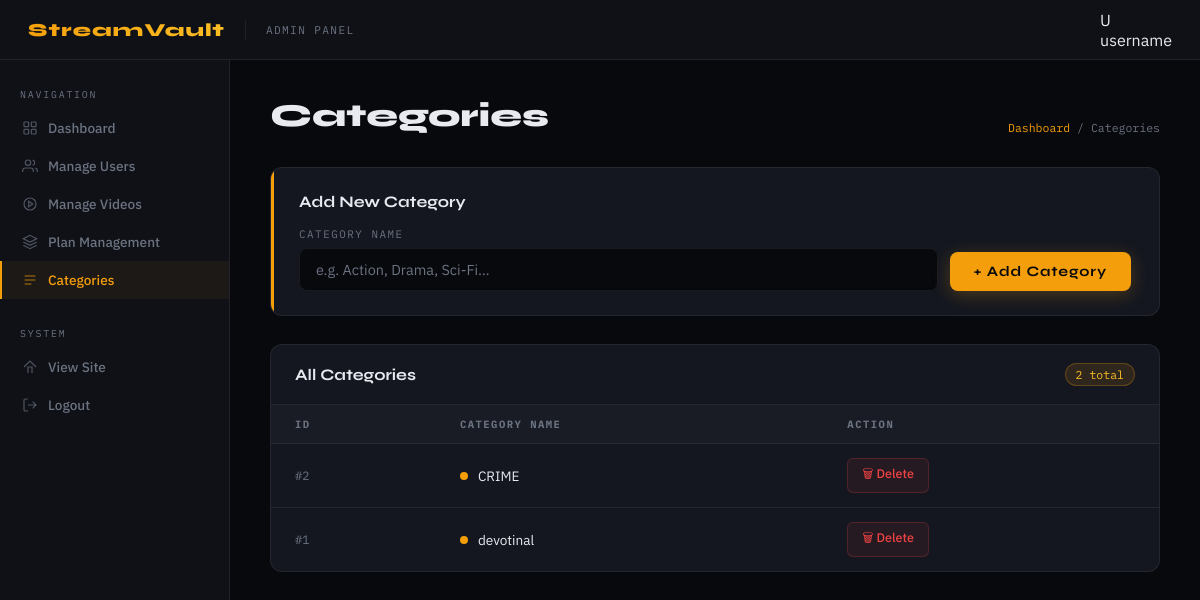
The app's page /admin-category/ (signed in), older data.
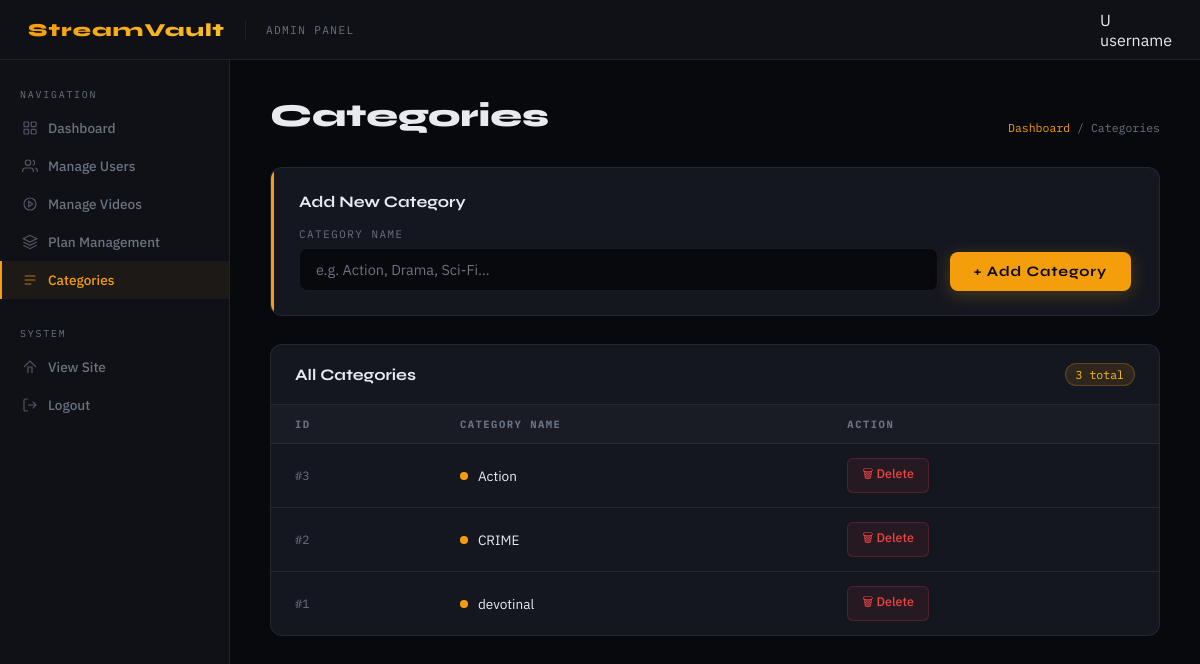
The same page, newer data.
### Demo/models.py (models this page shows, shortened)
class Category(models.Model):
    name = models.CharField(max_length=200)
    class Meta:
        verbose_name_plural = "Categories"

### Demo/views.py (the view, shortened to what this page needs)
# urls.py: path('admin-category/', views.admin_category, name='admin_category'),
@login_required(login_url='admin_login')
def admin_category(request):
    if not request.user.is_staff:
        return redirect('login')
    return render(request, 'admin_panel/category.html', {
        'categories': Category.objects.all().order_by('name')
    })

### templates/admin_panel/category.html (shortened to what the changed rows need)
<!DOCTYPE html>
<html lang="en">
<head>
</head>
<body>
  <div class="layout">
    <main class="main">
      <div class="page-head">
        <h1>Categories</h1>
      </div>
      <div class="table-card">
        <div class="table-card-header">
          <h3>All Categories</h3>
          <span class="count-badge">{{ categories|length }} total</span>
        </div>
        <table class="data-table">
          <thead>
            <tr>
              <th>ID</th>
              <th>Category Name</th>
              <th>Action</th>
            </tr>
          </thead>
          <tbody>
            {% for c in categories %}
            <tr>
              <td class="id-col">#{{ c.id }}</td>
              <td>
                <div class="cat-name">
                  <div class="cat-dot"></div>
                  {{ c.name }}
                </div>
              </td>
              <td>
                <button class="btn-delete" onclick="deleteCategory({ c,id })">
                  🗑 Delete
                </button>
              </td>
            </tr>
            {% endfor %}
          </tbody>
        </table>
      </div>
    </main>
  </div>
</body>
</html>

Row changes from the older to the newer data that the page shows:
added Category: id "3", name "Action"
Text that changed along with them:
{{ categories|length }}: "2" → "3"
